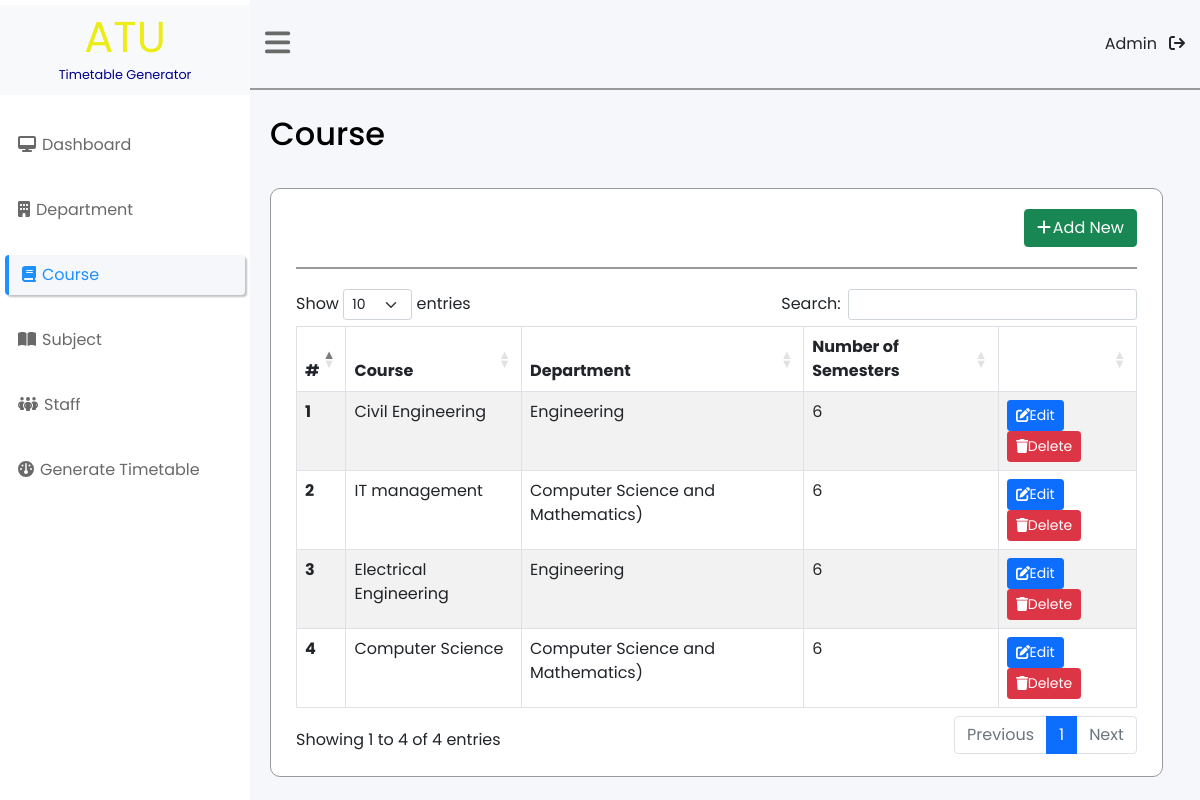
The page /course.php on the database its author committed.
### tables this page shows
CREATE TABLE `course` (
  `course_id` int(11) NOT NULL,
  `course_name` text DEFAULT NULL,
  `department_name` text DEFAULT NULL,
  `number_of_semester` int(11) DEFAULT NULL
);

### fetch.php (called while the page is built, shortened)
<?php
   include_once "connection.php";
   try {
    $courseStmt = $conn->prepare("SELECT * FROM course");
    $courseStmt->execute();
    $courses = $courseStmt->fetchAll(PDO::FETCH_OBJ);
   } catch (Exception $ex) {
    echo "Connection failed: " . $ex->getMessage();
   }
?>

### course.php (the view, shortened to what this page needs)
<?php
 include "fetch.php";
 $sum = 1;
?>
<!DOCTYPE html>
<html lang="en">
<head>
    <link rel="stylesheet" href="https://cdnjs.cloudflare.com/ajax/libs/twitter-bootstrap/5.1.3/css/bootstrap.min.css">
    <link rel="stylesheet" type="text/css" href="https://cdn.datatables.net/1.12.1/css/dataTables.bootstrap5.min.css">
  <link rel="stylesheet" href="icons/css/all.css">
  <link rel="stylesheet" href="CSS/dashboard.css">
  <link rel="stylesheet" href="CSS/department.css">
</head>
<body>
  <div class="sidebar" >
    <div class="sidebar-brand">
      <div class="brand">ATU</div>
      <div class="label">Timetable Generator</div>
    </div>
    <div class="sidebar-menu">
      <ul>
      <li ><a href="dashboard.php"><i class="fa-solid fa-desktop"></i><span>Dashboard</span></a></li>
        <li><a href="department.php"><i class="fa-solid fa-building"></i><span>Department</span></a></li>
        <li class="active"><a href="course.php"><i class="fa-solid fa-book"></i><span>Course</span></a></li>
        <li><a href="subject.php"><i class="fa-solid fa-book-open"></i><span>Subject</span></a></li>
        <li><a href="staff.php"><i class="fa-solid fa-people-group"></i><span>Staff</span></a></li>
        <li><a href="generate.php"><i class="fa-solid fa-gauge"></i><span>Generate Timetable</span></a></li>
      </ul>
    </div>
  </div>
   <main>
   <div class="header">
      <div class="icon-bar" id="bars"><i class="fa-solid fa-bars"></i></div>
      <div class="profile">
        <div class="img">Admin</div>
        <div class="log-out"><i class="fa-solid fa-arrow-right-from-bracket"></i></div>
      </div>
    </div>
    <div class="main-content" >
        <div class="menu-title">
            <h3>Course</h3>
        </div>
        <div class="table-container">
          <div class="addBtn">
          <button type="button" class="btn btn-success" data-bs-toggle="modal" data-bs-target="#exampleModal"> <i class="fa-solid fa-plus" style="margin-right: 2px;"></i></i>Add New</button>
          </div>
        <table  id="table_id" class="display table table-striped table-bordered">
        <thead>
            <tr>
              <th scope="col">#</th>
              <th scope="col">Course</th>
              <th scope="col">Department</th>
              <th scope="col">Number of Semesters</th>
              <th scope="col"></th>
            </tr>
          </thead>
          <tbody>
          <?php foreach ($courses as $course) :?>
            <tr>
              <th scope="row"><?=$sum++?></th>
              <td><?=$course->course_name?></td>
              <td><?=$course->department_name?></td>
              <td><?=$course->number_of_semester?></td>
              <td>
                <button type="button" class="btn btn-primary btn-sm" data-bs-toggle="modal" data-bs-target="#Modal<?=$course->course_id?>"><i class="fa-solid fa-pen-to-square"></i>Edit</button>
                <a href="deleteCourse.php?id=<?=$course->course_id?>"><button type="button" class="btn btn-danger btn-sm"><i class="fa-solid fa-trash"></i>Delete</button></a>
   </td>
            </tr>
          <?php endforeach?>
          </tbody>
    </table>
        </div>
   </main>
</body>
</html>

### CSS/dashboard.css (style rules this page uses)
* { padding: 0; margin: 0; box-sizing: border-box; font-family: 'Poppins', sans-serif; text-decoration: none !important; }
body { background-color: #f6f7fb; display: flex; height: 100vh; position: relative; }
.sidebar { padding-top: 5px; position: fixed; height: 100%; width: 250px; background: #fff; }
.sidebar-brand { display: flex; flex-direction: column; align-items: center; background: #f8f9fa; height: 90px; }
.sidebar-brand .brand { font-size: 2.7rem; color: #ecec17; }
.sidebar-brand .label { margin-top: -5px; font-size: .8rem; color: #00008b; }
.sidebar-menu { margin-top: 30px; padding: 0 5px; }
.sidebar-menu ul { padding: 0 !important; }
.sidebar-menu ul li { display: flex; width: 100%; margin-bottom: 25px; padding: 0 13px ; height: 40px; align-items: center; transition: .2s ease-out; }
.sidebar-menu ul li a { color: #696969; }
.sidebar-menu ul li.active { border-left: 4px solid #1e90ff; border-radius: 4px; background: #f6f7fb; box-shadow: 2px 2px 2px rgba(0, 0, 0, 0.244); }
.sidebar-menu ul li.active a { color: #1e90ff; }
.sidebar .sidebar-menu ul li a .svg-inline--fa { font-size: 1rem !important; }
.sidebar-menu ul li a span { margin-left: 6px; }
main { position: relative; left: 250px; height: 100%; width: calc(100% - 250px); }
.header { position: fixed; display: flex; justify-content: space-between; height: 90px; width: calc(100% - 250px); align-items: center; border-bottom: 2px solid #999; padding: 2px 15px; background: #f6f7fb; z-index: 1; }
.header .icon-bar .svg-inline--fa { color: #696969; cursor: pointer; font-size: 1.8rem; }
.header .profile { display: flex; gap: 12px; }
main .main-content { position: relative; top: 90px; max-height: calc(100% - 90px); width: 100%; padding-top: 25px; padding-left: 20px; }

### CSS/department.css (style rules this page uses)
.display { background: #fff; }
.main-content .menu-title { margin-bottom: 35px; }
.main-content .menu-title h3 { font-size: 2rem; color: #000; }
.main-content .table-container { width: 96%; border: 1px solid #999; padding: 20px 25px; border-radius: 10px; background: #fff; }
.main-content .table-container .addBtn { display: flex; align-items: center; justify-content: flex-end; border-bottom: 2px solid #999; margin-bottom: 20px; padding-bottom: 20px; }

### rows shown on the page
course: course_name "Civil Engineering", department_name "Engineering", number_of_semester "6"
course: course_name "IT management", department_name "Computer Science and Mathematics)", number_of_semester "6"
course: course_name "Electrical Engineering", department_name "Engineering", number_of_semester "6"
course: course_name "Computer Science", department_name "Computer Science and Mathematics)", number_of_semester "6"
